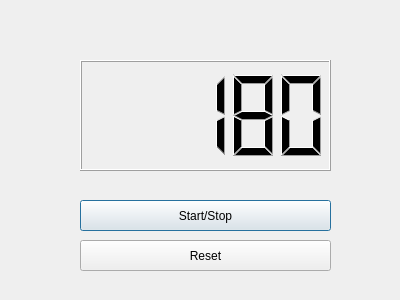
<?xml version="1.0" encoding="UTF-8"?>
<ui version="4.0">
 <class>Dialog</class>
 <widget class="QDialog" name="Dialog">
  <property name="geometry">
   <rect>
    <x>0</x>
    <y>0</y>
    <width>400</width>
    <height>300</height>
   </rect>
  </property>
  <property name="windowTitle">
   <string>Dialog</string>
  </property>
  <widget class="QPushButton" name="StartStopButton">
   <property name="geometry">
    <rect>
     <x>80</x>
     <y>200</y>
     <width>251</width>
     <height>31</height>
    </rect>
   </property>
   <property name="text">
    <string>Start/Stop</string>
   </property>
  </widget>
  <widget class="QPushButton" name="ResetButton">
   <property name="geometry">
    <rect>
     <x>80</x>
     <y>240</y>
     <width>251</width>
     <height>31</height>
    </rect>
   </property>
   <property name="text">
    <string>Reset</string>
   </property>
  </widget>
  <widget class="QLCDNumber" name="LCDTimer">
   <property name="geometry">
    <rect>
     <x>80</x>
     <y>60</y>
     <width>251</width>
     <height>111</height>
    </rect>
   </property>
   <property name="value" stdset="0">
    <double>180.000000000000000</double>
   </property>
  </widget>
 </widget>
 <resources/>
 <connections/>
</ui>
